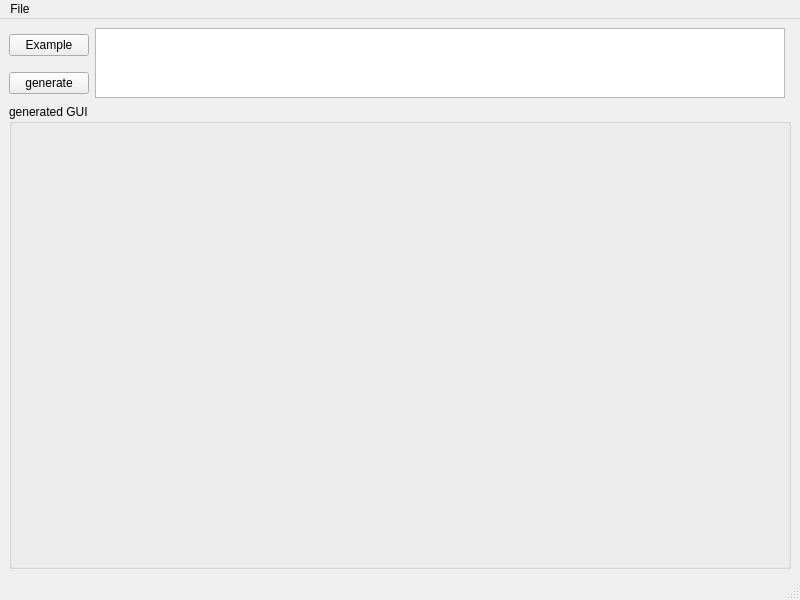
<?xml version="1.0" encoding="UTF-8"?>
<ui version="4.0">
 <class>MainWindow</class>
 <widget class="QMainWindow" name="MainWindow">
  <property name="geometry">
   <rect>
    <x>0</x>
    <y>0</y>
    <width>800</width>
    <height>600</height>
   </rect>
  </property>
  <property name="windowTitle">
   <string>MainWindow</string>
  </property>
  <widget class="QWidget" name="centralwidget">
   <layout class="QGridLayout" name="gridLayout_2">
    <item row="0" column="1" rowspan="2">
     <widget class="QTextBrowser" name="jsonBrowser">
      <property name="readOnly">
       <bool>false</bool>
      </property>
      <property name="acceptRichText">
       <bool>false</bool>
      </property>
     </widget>
    </item>
    <item row="0" column="0">
     <widget class="QPushButton" name="exampleButton">
      <property name="text">
       <string>Example</string>
      </property>
     </widget>
    </item>
    <item row="2" column="0" colspan="3">
     <widget class="QGroupBox" name="groupBox">
      <property name="title">
       <string>generated GUI</string>
      </property>
      <layout class="QGridLayout" name="gridLayout">
       <item row="0" column="0">
        <layout class="QGridLayout" name="generateLayout"/>
       </item>
      </layout>
     </widget>
    </item>
    <item row="1" column="0">
     <widget class="QPushButton" name="generateButton">
      <property name="text">
       <string>generate</string>
      </property>
     </widget>
    </item>
   </layout>
  </widget>
  <widget class="QMenuBar" name="menubar">
   <property name="geometry">
    <rect>
     <x>0</x>
     <y>0</y>
     <width>800</width>
     <height>20</height>
    </rect>
   </property>
   <widget class="QMenu" name="menuFile">
    <property name="title">
     <string>File</string>
    </property>
    <addaction name="actionExit"/>
   </widget>
   <addaction name="menuFile"/>
  </widget>
  <widget class="QStatusBar" name="statusbar"/>
  <action name="actionExit">
   <property name="text">
    <string>Exit</string>
   </property>
  </action>
 </widget>
 <resources/>
 <connections>
  <connection>
   <sender>actionExit</sender>
   <signal>triggered()</signal>
   <receiver>MainWindow</receiver>
   <slot>close()</slot>
   <hints>
    <hint type="sourcelabel">
     <x>-1</x>
     <y>-1</y>
    </hint>
    <hint type="destinationlabel">
     <x>399</x>
     <y>299</y>
    </hint>
   </hints>
  </connection>
 </connections>
</ui>
